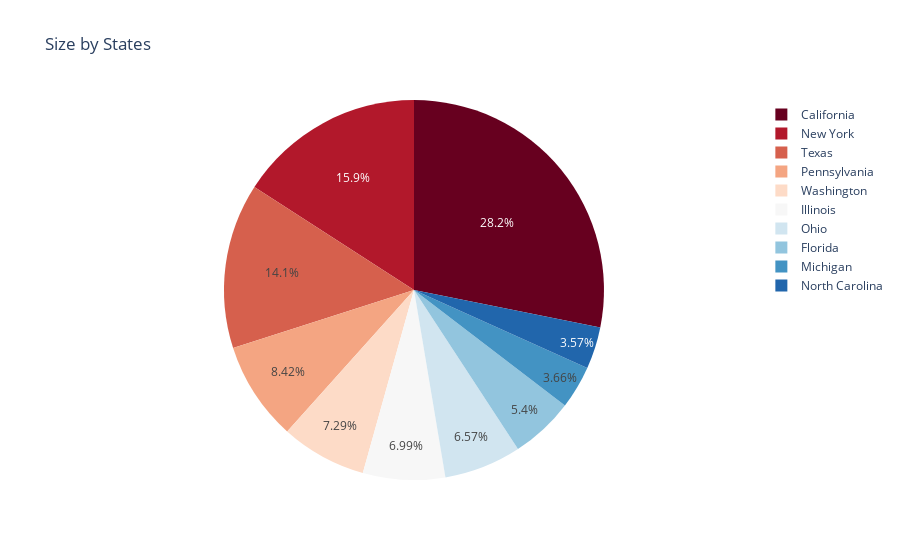

The notebook cell this image was saved under:
### Code cell
fig = px.pie(size_by_state[:10], 
             values='Counts', 
             names='States', 
             title='Size by States',
             color_discrete_sequence=px.colors.sequential.RdBu)
fig.show()

### Figure 1 — Plotly figure (JSON) as saved in the notebook; plotly's stock layout.template omitted (floating-point values rounded to 4 significant figures)
{"data": [{"domain": {"x": [0, 1], "y": [0, 1]}, "hovertemplate": "States=%{label}<br>Counts=%{value}<extra></extra>", "labels": ["California", "New York", "Texas", "Pennsylvania", "Washington", "Illinois", "Ohio", "Florida", "Michigan", "North Carolina"], "legendgroup": "", "name": "", "showlegend": true, "type": "pie", "values": [1946, 1097, 973, 582, 504, 483, 454, 373, 253, 247]}], "layout": {"legend": {"tracegroupgap": 0}, "piecolorway": ["rgb(103,0,31)", "rgb(178,24,43)", "rgb(214,96,77)", "rgb(244,165,130)", "rgb(253,219,199)", "rgb(247,247,247)", "rgb(209,229,240)", "rgb(146,197,222)", "rgb(67,147,195)", "rgb(33,102,172)", "rgb(5,48,97)"], "title": {"text": "Size by States"}}}
